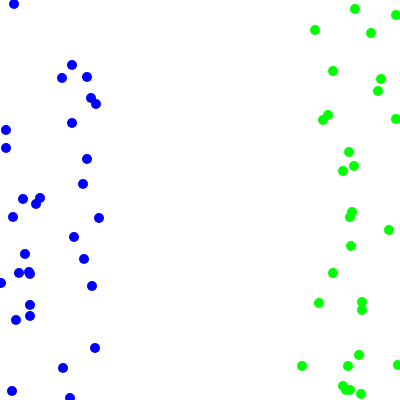
Frame 1 (no input)
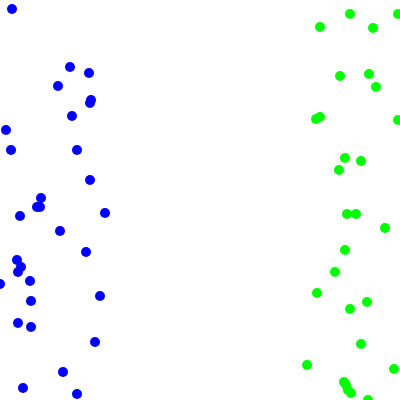
Frame 60 (no input)
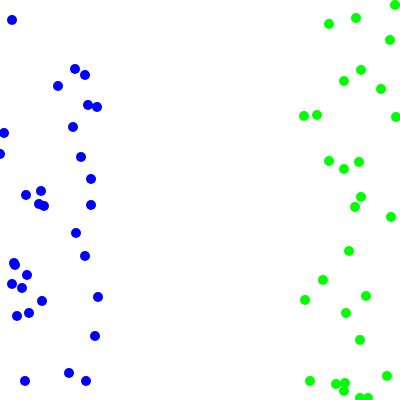
Frame 120 (the mouse pressed at the canvas centre since frame 60)

The p5.js sketch that drew these frames (run headless with seeded random() and noise() and a simulated clock; from frame 60 on, the mouse is pressed at the canvas centre):

// p5.js sketch
// ── sketch.js
const TOTAL_MOLECULES = 60;
const WIDTH = 400;
const SPEED = 1;
const colors = [];

function setup() {
  createCanvas(WIDTH, WIDTH);
  colors.push(color(0,0,255));
  colors.push(color(0,255,0));
}

function getRandomInt(max) {
  return Math.floor(Math.random() * max);
}

function newMolecule() {
//separo p desenhar cada molecula de cada lado
  const type = getRandomInt(2);
  if(type==0) return [getRandomInt(WIDTH / 4), getRandomInt(WIDTH), type];
  return [3 * WIDTH / 4 + getRandomInt(WIDTH /  4), getRandomInt(WIDTH), type];
}

const MOLECULES = Array.from({length: TOTAL_MOLECULES}, newMolecule);

// desafio 1: max_speed, na verdade o speed eh entre [-max_speed e +max_speed]
function randomMove(position) {
//a aleatoriedade vem de ser possivel o valor -1, 0 ou +1
  const random = SPEED * (getRandomInt(3) - 1);
  position += random;
//nao posso passar do limite da tela
  return min(WIDTH, max(0, position));
}

function moveMolecule(molecule) {
  molecule[0] = randomMove(molecule[0]);
  molecule[1] = randomMove(molecule[1]);
}

function drawMolecule(molecule) {
  //pinto de uma cor ou outra
  fill(colors[molecule[2]]);
  noStroke();
  circle(molecule[0], molecule[1], 10);
}

function draw() {
  background(color(255,255,255));
	MOLECULES.forEach(moveMolecule);      
	MOLECULES.forEach(drawMolecule);
}
